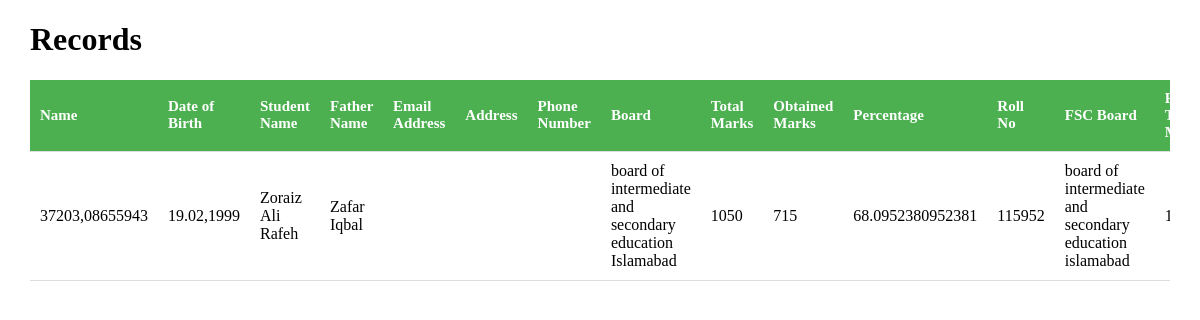
The page /app_admin/ (signed in) on the database its author committed.
### OCRAPP/models.py (models this page shows)
class Matric (models.Model):
    user = models.ForeignKey(User, on_delete=models.CASCADE, null=True, blank=True)
    name = models.CharField(max_length=105)
    date_of_birth = models.CharField(max_length=100)
    student_name = models.CharField(max_length=100)
    father_name = models.CharField(max_length=100,null=True)
    email_address = models.CharField(max_length=100)
    address = models.CharField(max_length=100)
    phone_number = models.CharField(max_length=100, null=True, blank=True)
    board = models.CharField( max_length=150, null=True, blank=True)
    total_marks = models.CharField(max_length=100, null=True, blank=True)
    obtained_marks = models.CharField(max_length=100, null=True, blank=True)
    percentage = models.CharField(max_length=100,null=True, blank=True)
    roll_no = models.CharField(max_length=100,null=True, blank=True)
    fsc_board = models.CharField(max_length=100,null=True,blank=True)
    fsc_roll_no = models.CharField(max_length=100,null=True, blank=True)
    fsc_total_marks = models.CharField(max_length=100,null=True, blank=True)
    fsc_obtained_marks = models.CharField(max_length=100,null=True, blank=True)
    fsc_percentage = models.CharField(max_length=100,null=True ,blank=True)
    fsc_board = models.CharField(max_length=100,null=True ,blank=True)
    cgpa = models.FloatField(null=True, blank=True)
    university_master_program = models.CharField(max_length=300, null=True, blank=True)
    year = models.CharField(max_length=100, null=True, blank=True)
    def __str__(self):
        return self.name

### OCRAPP/views.py (the view)
# urls.py: path('app_admin/', views.app_admin, name='app_admin'),
@login_required(login_url='/login/')
def app_admin(request):
    if request.user.is_staff:
        records = Matric.objects.all()
        print("RECORDS")
        print(records)
        print("RECORDS")
        return render(request, 'admin.html', {'records': records})
    else:
        return render(request, 'admin.html', {'error': "You are not logged in as an admin"})

### Templates/admin.html (shortened to what this page needs)
<!DOCTYPE html>
<html lang="en" dir="ltr">
<head>
    <link rel="stylesheet" href="/static/admin.css">
</head>
<body>
    {% if error %}
    <p class="error">Error: {{ error }}</p>
{% else %}
    {% if records %}
        <h1>Records</h1>
        <div class="table-container">
            <table>
                <thead>
                    <tr>
                        <th>Name</th>
                        <th>Date of Birth</th>
                        <th>Student Name</th>
                        <th>Father Name</th>
                        <th>Email Address</th>
                        <th>Address</th>
                        <th>Phone Number</th>
                        <th>Board</th>
                        <th>Total Marks</th>
                        <th>Obtained Marks</th>
                        <th>Percentage</th>
                        <th>Roll No</th>
                        <th>FSC Board</th>
                        <th>FSC Total Marks</th>
                    </tr>
                </thead>
                <tbody>
                    {% for record in records %}
                        <tr>
                            <td>{{ record.name }}</td>
                            <td>{{ record.date_of_birth }}</td>
                            <td>{{ record.student_name }}</td>
                            <td>{{ record.father_name }}</td>
                            <td>{{ record.email_address }}</td>
                            <td>{{ record.address }}</td>
                            <td>{{ record.phone_number }}</td>
                            <td>{{ record.board }}</td>
                            <td>{{ record.total_marks }}</td>
                            <td>{{ record.obtained_marks }}</td>
                            <td>{{ record.percentage }}</td>
                            <td>{{ record.roll_no }}</td>
                            <td>{{ record.fsc_board }}</td>
                            <td>{{ record.fsc_total_marks }}</td>
                        </tr>
                    {% endfor %}
                </tbody>
            </table>
        </div>
    {% else %}
        <p>No records found.</p>
    {% endif %}
{% endif %}
</body>
</html>

### Templates/admin.html (style rules this page uses)
body { max-width: 95%; margin: auto; }
.table-container { overflow-x: auto; }
table { width: 100%; border-collapse: collapse; border-spacing: 0; }
th { font-size: 15px; }
th, td { padding: 10px; text-align: left; border-bottom: 1px solid #ddd; }
thead { background-color: #4F7942; }
th { background-color: #4CAF50; color: white; }

### rows shown on the page
Matric: name "37203,08655943", date_of_birth "19.02,1999", student_name "Zoraiz Ali Rafeh", father_name "Zafar Iqbal", board "board of intermediate and secondary education Islamabad", total_marks "1050", obtained_marks "715", percentage "68.0952380952381", roll_no "115952", fsc_board "board of intermediate and secondary education islamabad"
